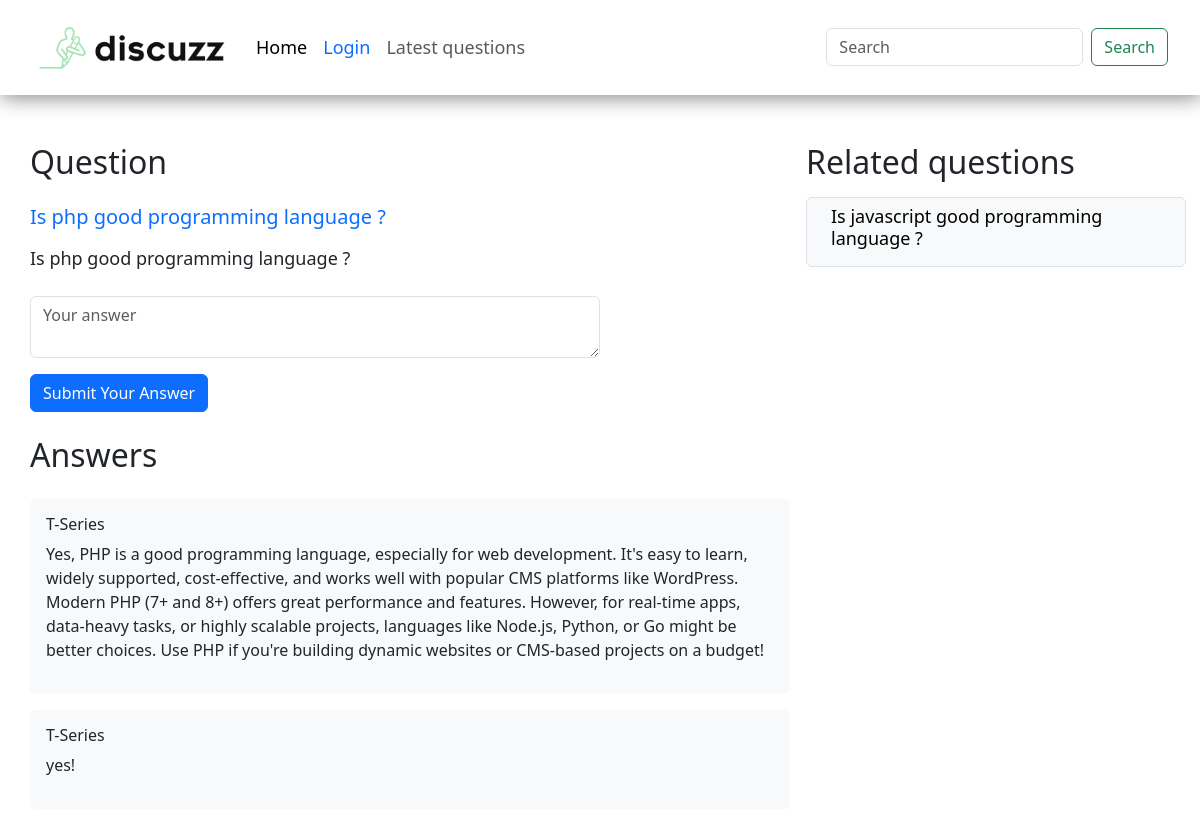
The page /?q-id=4 on the database its author committed.
### tables this page shows
CREATE TABLE `questions` (
  `id` int(11) NOT NULL,
  `title` varchar(100) NOT NULL,
  `description` varchar(300) NOT NULL,
  `user_id` int(11) NOT NULL,
  `category` varchar(11) NOT NULL
);

CREATE TABLE `answers` (
  `id` int(11) NOT NULL,
  `question_id` int(11) NOT NULL,
  `user_id` int(11) NOT NULL,
  `answer` varchar(2000) NOT NULL,
  `username` varchar(30) NOT NULL
);

### client/question-details.php (the view, shortened to what this page needs)
<div class="container mt-5 pb-5 px-4 px-lg-5 px-xl-0 d-flex gap-xl-3 justify-content-between">
    <div class='col-xl-8 col-md-7'>
        <h2 class="font-title">Question</h2>
        <?php
        include('./common/db.php');
        $query = "SELECT * FROM `questions` WHERE id='$qid'";
        $result = $conn->query($query);
        $row = $result->fetch_assoc();
        $title = $row['title'];
        $description = $row['description'];
        $category = $row['category'];
        echo "
     <div class='mt-4 font-size'>
        <h5 class=' text-primary'>$title</h5>
        <p class='py-2'>$description</p>
    </div>"
        ?>
        <form class="font-size" action='./server/requests.php' method='post'>
            <textarea name='answer' id='answer' placeholder='Your answer' class='form-control w-75 mb-3 '></textarea>
            <button type='submit' name='answer-submit' class='btn btn-primary'>Submit Your Answer</button>
        </form>
        <h2 class="my-4 font-title">Answers</h2>
        <?php
        $query = "SELECT * FROM `answers` WHERE question_id='$qid'";
        $result = $conn->query($query);
        foreach ($result as $row) {
            $username = $row['username'];
            $answer = $row['answer'];
            echo "<div class='bg-light p-3 my-3 rounded-2 mr-xl-3'>
               <h6 class=''>$username</h6>
               <p>$answer</p>
             </div>";
        }
        ?>
    </div>
    <div class="col-lg-4 d-none d-md-block">
        <h2 class="font-title">Related questions</h2>
        <?php
        include('./common/db.php');
        $query = "SELECT * FROM `questions` WHERE category='$category'AND id!='$qid'";
        $result = $conn->query($query);
        foreach ($result as $row) {
            $title = $row['title'];
            $id = $row['id'];
            echo "
        <a  href='?q-id=$id' class='text-decoration-none'>
         <div class='py-2 px-4  border bg-light rounded my-3 '>
             <h5 class=' text-black font-size '>$title</h5>
         </div>
        </a>";
        }
        ?>
    </div>
</div>

### public/style.css (style rules this page uses)
.font-size { font-size: small; }
.font-title { font-size: large; }
@media (min-width: 425px) { .font-size { font-size: medium; } }
@media (min-width: 425px) { .font-title { font-size: x-large; } }
@media (min-width: 1200px) { .font-size { font-size: large; } }
@media (min-width: 1200px) { .font-title { font-size: xx-large; } }

### rows shown on the page
questions: title "Is php good programming language ?", description "Is php good programming language ?"
answers: username "T-Series", answer "Yes, PHP is a good programming language, especially for web development. It's easy to learn, widely supported, cost-effective, and works well with popular CMS platforms like WordPress. Modern PHP (7+ and 8+) offers great performance and features. However, for real-time apps, data-heavy tasks, or highly scalable projects, languages like Node.js, Python, or Go might be better choices. Use PHP if you're building dynamic websites or CMS-based projects on a budget!"
answers: username "T-Series", answer "yes!"
questions: title "Is javascript good programming language ?"
